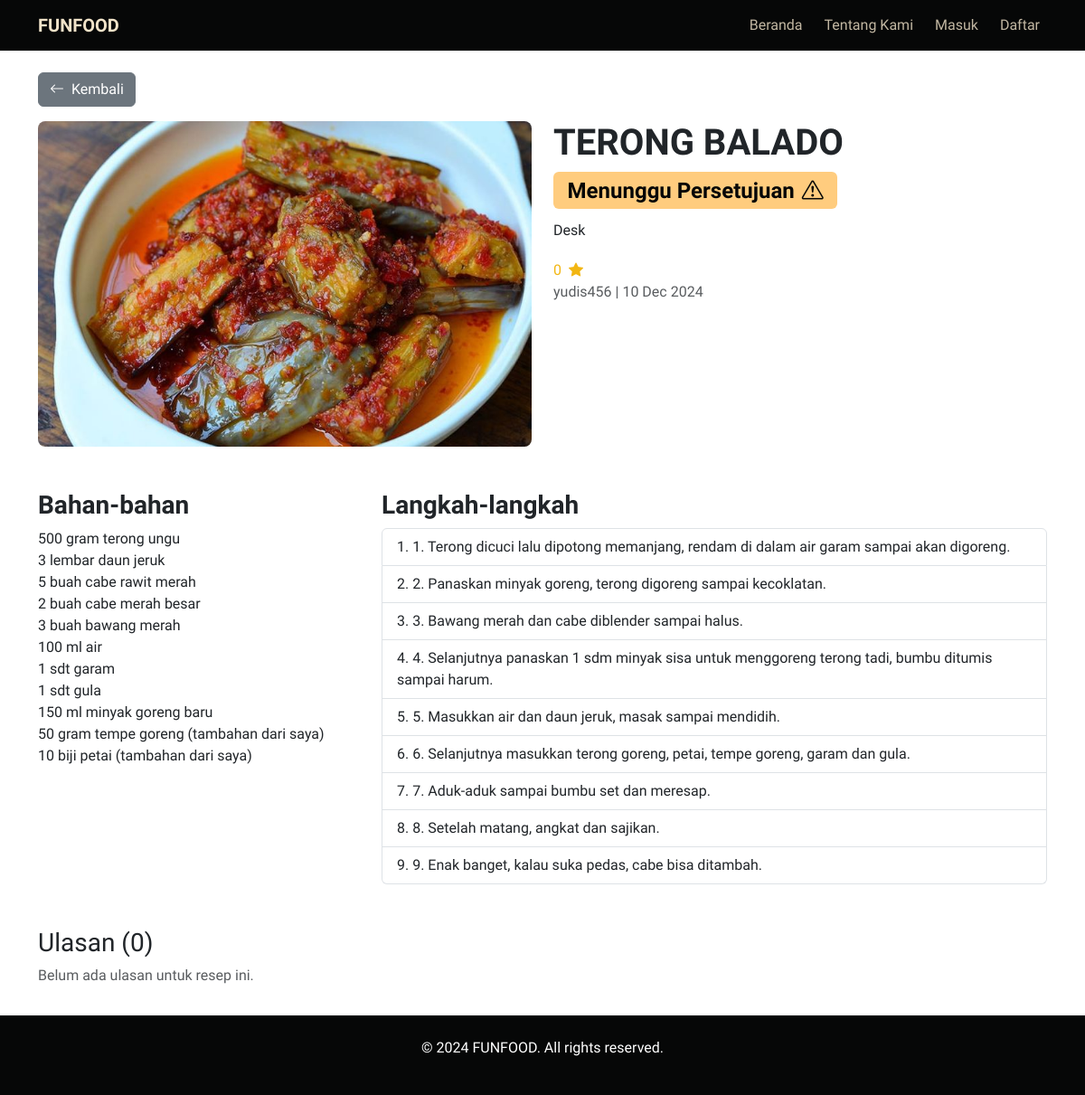
The app's page /recipe/2/, older data.
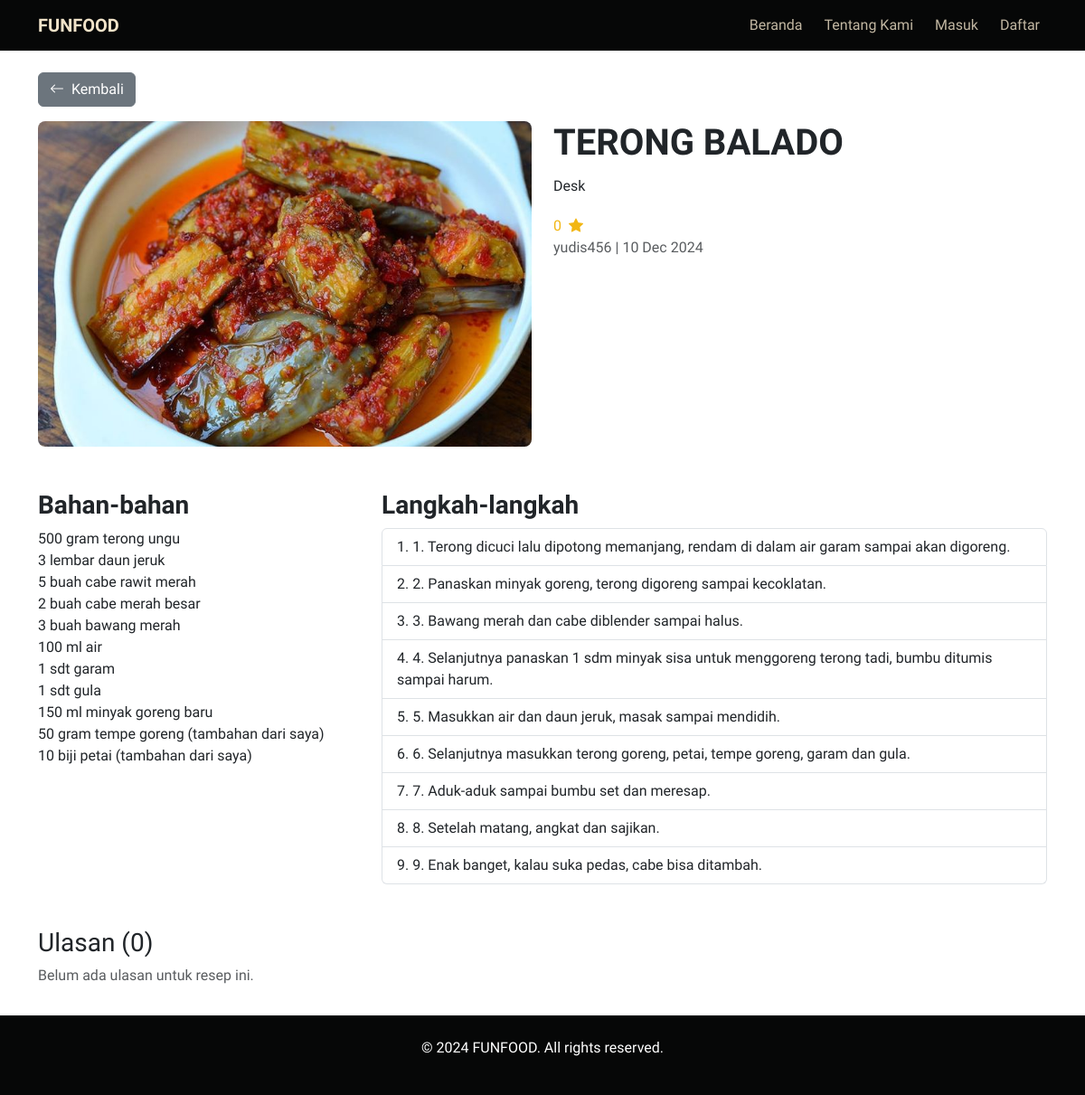
The same page, newer data.
### funfood_app/views.py (the view)
# urls.py: path('recipe/<int:pk>/', views.RecipeDetailView.as_view(), name='recipe_detail'),
class RecipeDetailView(DetailView):
    model = Recipe
    template_name = 'public/recipe_detail.html'
    context_object_name = 'recipe'
    def get_context_data(self, **kwargs):
        context = super().get_context_data(**kwargs)
        context["reviews"] = self.object.reviews.all().order_by('-created_at')
        context["review_form"] = ReviewForm()
        context["is_favorited"] = self.object.is_favorited_by(self.request.user) if self.request.user.is_authenticated else False
        return context

### funfood_app/models.py (called while the page is built)
    def get_avg_rating(self):
        reviews = self.reviews.all()
        if reviews.exists():
            total_rating = sum(review.rating for review in reviews)
            return round(total_rating / reviews.count(), 2)
        return 0

    def get_ingredients(self):
        return self.ingredients.split('\n')

    def get_steps(self):
        return self.steps.split('\n')

### templates/public/recipe_detail.html (shortened to what this page needs)
{% extends '../base.html' %}
{% load static %}
{% block content %}
<div class="container my-3">
  <a href="javascript:history.back()" class="btn btn-secondary my-3">
    <i class="bi bi-arrow-left me-2"></i>Kembali
  </a>
  <div class="row gy-4">
    <div class="col-lg-6 col-md-6 col-12">
      <img
        src="{{ recipe.image.url }}"
        alt="{{ recipe.title }}"
        class="img-fluid rounded-3 object-fit-cover"
        style="max-height: 45vh; width: 100%;"
      />
    </div>
    <div class="col-lg-6 col-md-6 col-12">
      <h1 class="fw-bold text-break">
        {{ recipe.title|upper }}
        {% if not recipe.is_approved %}
            <span class="badge fs-4 bg-warning text-dark">Menunggu Persetujuan<i class="bi bi-exclamation-triangle ms-2"></i></span>
        {% endif %}
      </h1>
      <p class="text-justify lh-lg overflow-auto" style="max-height: 29vh;">
        {{ recipe.description|capfirst }}
      </p>
      <div class="d-flex align-items-center gap-3">
        <div class="text-primary">
          <span class="me-1">{{ recipe.get_avg_rating }}</span>
          <i class="bi bi-star-fill"></i>
        </div>
      </div>
      <p class="text-muted">
        {{ recipe.user.username }} | {{ recipe.created_at|date:"d M Y" }}
      </p>
    </div>
  </div>
  <div class="row gy-4 my-4">
    <div class="col-lg-4 col-md-6 col-12">
      <h3 class="fw-bold">Bahan-bahan</h3>
      <ul class="list-unstyled">
        {% for ingredient in recipe.get_ingredients %}
        <li>{{ ingredient|capfirst }}</li>
        {% endfor %}
      </ul>
    </div>
    <div class="col-lg-8 col-md-6 col-12">
      <h3 class="fw-bold">Langkah-langkah</h3>
      <ol class="list-group list-group-numbered">
        {% for step in recipe.get_steps %}
        <li class="list-group-item">{{ step }}</li>
        {% endfor %}
      </ol>
    </div>
  </div>
  <div class="row mt-5">
    <div class="col-12">
      <h3>Ulasan ({{ reviews.count }})</h3>
      {% if reviews %}
      {% for review in reviews %}
      <div class="card mb-3">
        <div class="card-body">
          <div class="d-flex justify-content-between align-items-center">
            <h6 class="card-subtitle mb-2">{{ review.user.username }}</h6>
            <div class="text-warning">
              {% for i in ''|ljust:review.rating %}
              <i class="bi bi-star-fill"></i>
              {% endfor %}
            </div>
          </div>
          <p class="card-text text-wrap">{{ review.comment }}</p>
          <small class="text-muted">{{ review.created_at|date:"d M Y" }}</small>
        </div>
      </div>
      {% endfor %}
      {% else %}
      <p class="text-muted">Belum ada ulasan untuk resep ini.</p>
      {% endif %}
    </div>
  </div>
</div>
{% endblock %}

Row changes from the older to the newer data that the page shows:
changed Recipe "TERONG BALADO": is_approved False → True (drawn)
Text that changed along with them:
text no longer shown: "Menunggu Persetujuan"
